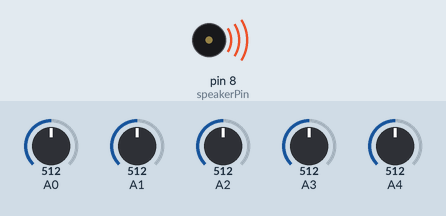
This sketch was run on a simulated Arduino Uno, built with avr-gcc and run on an emulated ATmega328P. Shown: buzzer (waves = sounding). The inputs (shaded band) are chosen by the test bench; at power-on: A0 = 512, A1 = 512, A2 = 512, A3 = 512, A4 = 512.

Above: at 0.1 s.
Timing chart, 0 to 1.6 s (numbered marks = the images above):
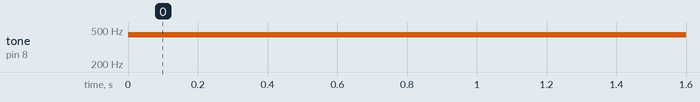

Measured:
- by itself, tone on pin 8 (speakerPin): silent → 440 Hz at 0.00 s

The sketch:

project.ino
```cpp
int sensorValue = 0;
int threshold = 50;
int toneDuration = 10;
int speakerPin = 8;
int tones[] = {262, 294, 330, 392, 440};

void setup() {
}

void loop() {
  for (int sensorPin = 0; sensorPin < 5; sensorPin++) {
    sensorValue = analogRead(sensorPin);
    if (sensorValue > threshold) {
      tone(speakerPin, tones[sensorPin], toneDuration);
    }
  }
}
```
